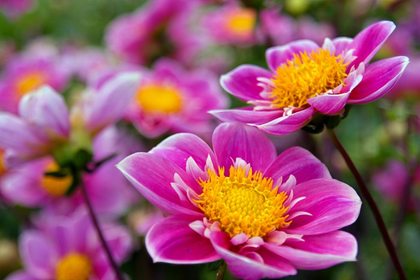
%> input picture DIVP/Images/All_Formats/24-bit-bmp.bmp, 420 x 280 px, shrunk from 700 x 467 before the run, given in place of einstein.jpg, which was not available
$ octave highPassFFT.m   (GNU Octave 9; MATLAB toolbox functions it lacks are replaced by stand-ins)
%> lines starting %> are read from the running program, lines starting %| are printed output that depends on the picture; in (x1, y1, x2, y2) boxes, pixels count from 0 and x2, y2 are one past the last pixel; in counts of white or black regions, pixels touching at a corner belong together; the program's own positions count from 1; pictures that were not available may be replaced by others from this repository, and a replacement may not be noted
%code for high pass filter
clc;
clear all;
close all;

a=imread('einstein.jpg');
%> a is the input picture: size 280x420x3 uint8; mean R, G, B 150.8, 86.9, 108.6


c=size(a);
%> c = [280 420 3]
N=c(1);
%> N = 280
D0=input('Enter cutoff frequency');
%> the answer given: 3
for u=1:1:c(1)
    for v=1:1:c(2)
        D=((u-(N/2))^2+(v-(N/2))^2)^0.5;
        if D<D0;
            H(u,v)=0;
        else
            H(u,v)=1;
        end;
    end;
end;
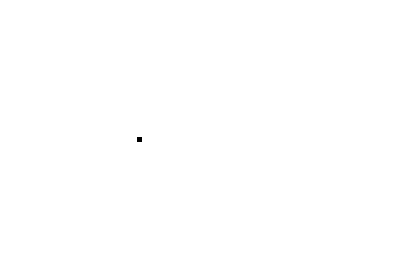
%> H: size 280x420 double; values 0 (black) and 1 (white), 100% white; 1 black region, box (x1, y1, x2, y2) and area: (137, 137, 142, 142) 25

vv=fft2(a);
vc=fftshift(vv);
x=vc.*H;
X=abs(ifft2(x));
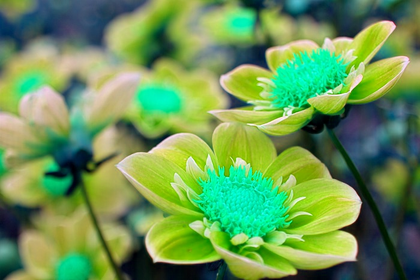
%> X: size 280x420x3 double; mean R, G, B 108.6, 150.8, 86.9; drawn with min black and max white

figure(1),imshow(uint8(a));
figure(2),mesh(H);
%> after `mesh(H)`:
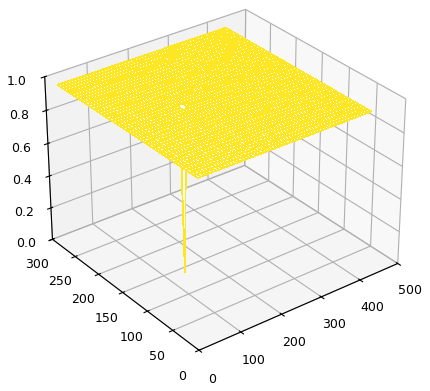
%> figure redrawn from the program's plot data
figure(3),imshow(uint8(X));
figure(4),imagesc(H),colormap(gray);
